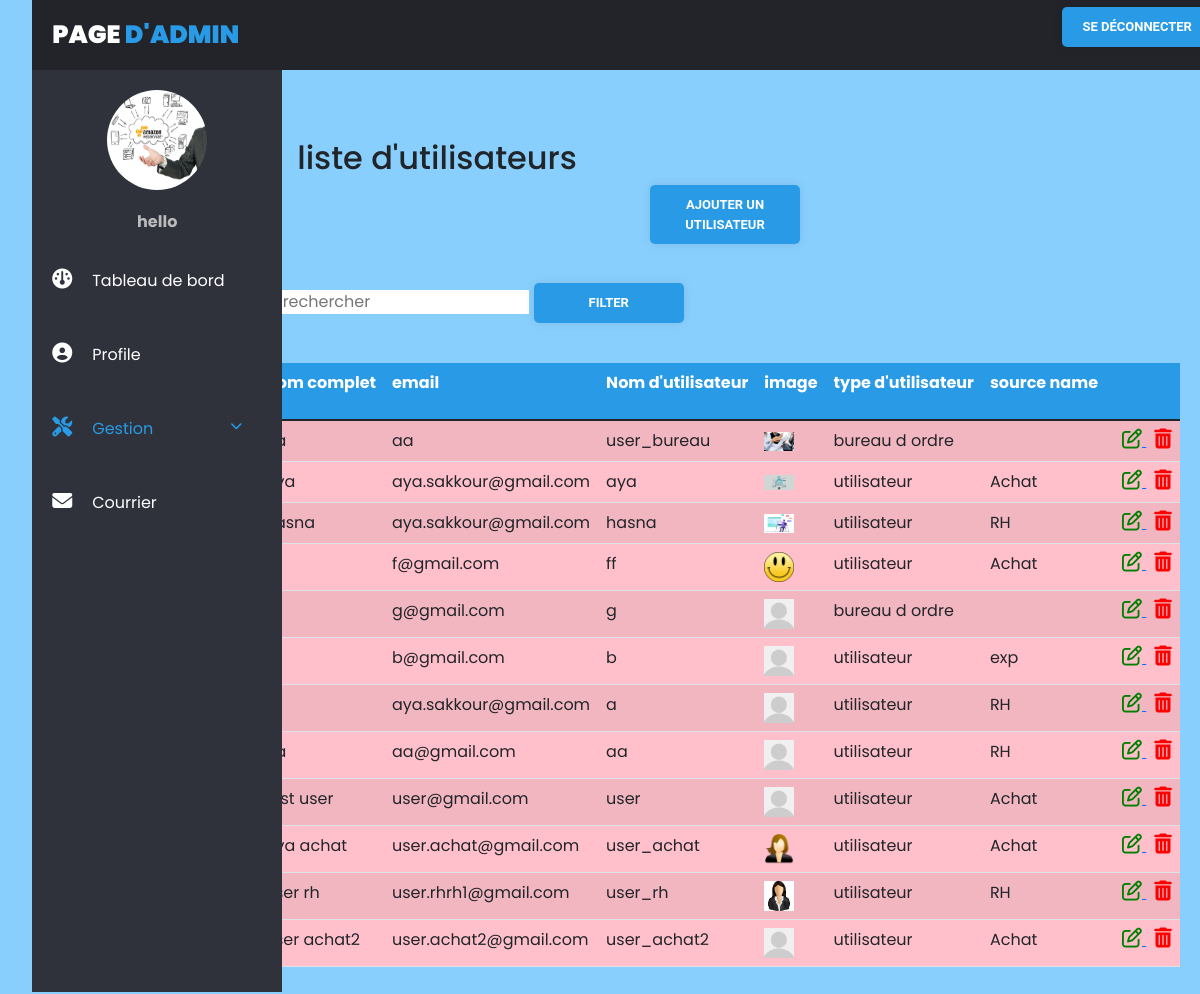
/app_web_final/view_user.php (signed in), run on the app's committed database.
### tables this page shows
CREATE TABLE `user_form` (
  `id` int(11) NOT NULL,
  `name` varchar(255) NOT NULL,
  `email` varchar(255) NOT NULL,
  `utilname` varchar(255) NOT NULL,
  `password` varchar(255) NOT NULL,
  `image` varchar(255) NOT NULL,
  `direction` varchar(255) NOT NULL,
  `utiltype` varchar(50) NOT NULL DEFAULT 'Utilisateur'
);

CREATE TABLE `direction` (
  `direc_id` int(11) NOT NULL,
  `direc_name` varchar(70) NOT NULL,
  `detail` text NOT NULL,
  `util_id` int(11) NOT NULL DEFAULT 1
);

### app_web_final/view_user.php (the view, shortened to what this page needs)
<?php
$user_id = $_SESSION['user_id'];
$name = $_SESSION['name'];
?>
<?php
include 'connect.php';
if(isset($_POST['search']))
{
    $valueToSearch = $_POST['valueToSearch'];
    $query = "SELECT * FROM `user_form` WHERE utiltype !='admin' and (  CONCAT(`id`, `name`, `email`, `utilname`,`utiltype`,`direction`)
    LIKE '%".$valueToSearch."%' OR direction IN ( SELECT direc_id FROM `direction` WHERE direc_name LIKE '%".$valueToSearch."%'  ) )  ";
    $search_result = filterTable($query);
}
 else {
    $query = "SELECT * FROM `user_form` where utiltype !='admin'";
    $search_result = filterTable($query);
}
function filterTable($query)
{
    $connect = mysqli_connect("localhost", "root", "", "gest_cour");
    $filter_Result = mysqli_query($connect, $query);
    return $filter_Result;
}
?>
<!DOCTYPE html>
<html lang="en">
<head>
    <link rel="stylesheet" href="css/style2.css">
    <link rel="stylesheet" href="https://cdnjs.cloudflare.com/ajax/libs/font-awesome/5.15.3/css/all.min.css"/>
    <link href="https://cdn.jsdelivr.net/npm/bootstrap@5.1.3/dist/css/bootstrap.min.css" rel="stylesheet">
  <link rel="stylesheet" href="https://stackpath.bootstrapcdn.com/font-awesome/4.7.0/css/font-awesome.min.css">
  <link rel="stylesheet" href="style.css" >
</head>
<body>
        <div class="wrapper">
            <div class="header">
                <div class="header-menu">
                    <div class="title">Page <span>d'admin</span></div>
                    <ul>
                    <a href="home_admin.php?logout=<?php echo $user_id; ?>" class="btn1">Se déconnecter</a>
                    </ul>
                </div>
            </div>
            <div class="sidebar">
                <div class="sidebar-menu">
                    <center class="profile">
                    <?php
      $select = mysqli_query($conn, "SELECT * FROM `user_form` WHERE id = '$user_id'") or die('query failed');
      if(mysqli_num_rows($select) > 0){
         $fetch = mysqli_fetch_assoc($select);
      }
      if($fetch['image'] == ''){
         echo '<img src="images/default-avatar.png">';
      }else{
         echo '<img src="uploaded_img/'.$fetch['image'].'">';
      }
   ?>
                        <p><?php echo $name; ?></p>
                    </center>
  <li class="item">
                        <a href="home_admin.php" class="menu-btn">
                        <i  class="fas fa-gauge"></i><span>Tableau de bord</span>
                        </a>
                    </li>
                    <li class="item" id="profile">
                        <a href="home_profil_admin.php" class="menu-btn">
                            <i class="fas fa-user-circle"></i><span>Profile </span>
                        </a>
                    </li>
                    <li class="item" id="messages">
                        <a href="#messages" class="menu-btn">
                        <i style="color:#289ae6" class="fas fa-screwdriver-wrench"></i><span style="color:#289ae6">Gestion <i class="fas fa-chevron-down drop-down"></i></span>
                        </a>
                    </li>
                    <li class="item" id="profile">
                        <a href="consulter_admin.php" class="menu-btn">
                        <i class="fas fa-envelope"></i><span>Courrier </span>
                        </a>
                    </li>
                </div>
            </div>
            <div class="main-container">
<br>
<h2>liste d'utilisateurs</h2>
<center>
<a href="gestion_utilisateur.php">
  <button class="btn1" type="">
    Ajouter un utilisateur
  </button>
</a>
    </center>
</div>
<div >
    <div class="row pt-4">
    <table><td><pre>                       </pre></td>
    <td>
    <form action="view_user.php" method="post">
            <input type="text" name="valueToSearch" placeholder="valeur à rechercher">
            <input type="submit" name="search" value="Filter" class="btn1"><br><br>
    <table class="table table-striped mt-3">
      <thead class="cl2">
        <tr>
          <th><p class="cl">id</p></th>
          <th><p class="cl">Nom complet</p></th>
          <th><p class="cl">email</p></th>
          <th><p class="cl">Nom d'utilisateur</p></th>
          <th><p class="cl">image</p></th>
          <th><p class="cl">type d'utilisateur</p></th>
          <th><p class="cl">source name</p><th>
        </tr>
      </thead>
      <tbody class="cl3">
      <?php while($row = mysqli_fetch_array($search_result)):?>
        <tr>
          <th scope="row"><?php echo $row['id']; ?></th>
          <td><?php echo $row['name'] ; ?></td>
          <td><?php echo $row['email']; ?></td>
          <td><?php echo $row['utilname']; ?></td>
          <td><?php
if(empty($row['image'])){
  echo '<img width="30px" src="images/default-avatar.png">';
}else{
echo '<img width="30px" src="uploaded_img/'.$row['image'].'">';
}
?> </td>
          <td>
          <?php
           echo $row['utiltype'];  ?> </td>
         <?php
$x=$row['direction'];
  $ReadSql2 = "SELECT direc_name FROM `direction` where direc_id = $x";
  $res2 = mysqli_query($con1, $ReadSql2);
  $r2 = mysqli_fetch_assoc($res2);
?>
        <td><?php
        if($r2['direc_name'] != "Bureau d'ordre"){
        echo $r2['direc_name'] ;}
        ?></td>
          <td>
            <a href="update_user.php?id=<?php echo $row['id']; ?>" class="m-2">
              <i class="fa fa-edit fa-2x"></i>
            </a>
            <i class="fa-solid fa-trash-can"
             data-bs-toggle="modal"
             data-bs-target="#exampleModal<?php echo $row['id']; ?>">
             </i>
          </td>
        </tr>
        <?php endwhile;?>
      </tbody>
    </table>
    </form>
        </td>
        </table>
  </div>
        </div>
</body>
</html>

### app_web_final/css/style2.css (style rules this page uses)
:root { --blue:#3498db; --dark-blue:#2980b9; --red:#e74c3c; --dark-red:#c0392b; --black:#333; --white:#fff; --light-bg:#eee; --box-shadow:0 5px 10px rgba(0,0,0,.1); }
* { font-family: 'Poppins', sans-serif; margin:0; padding:0; box-sizing: border-box; outline: none; border: none; text-decoration: none; }
* { margin: 0; padding: 0; list-style: none; text-decoration: none; box-sizing: border-box; font-family: "Roboto", sans-serif; }
body { background: #fff; }
.wrapper .header { z-index: 1; background: #22242A; position: fixed; width: calc(100% - 0%); height: 70px; display: flex; top: 0; }
.wrapper .header .header-menu { width: calc(100% - 0%); height: 100%; display: flex; justify-content: space-between; align-items: center; padding: 0 20px; }
.wrapper .header .header-menu .title { color: #fff; font-size: 25px; text-transform: uppercase; font-weight: 900; }
.wrapper .header .header-menu .title span { color: #289ae6; }
.wrapper .header .header-menu ul { display: flex; }
.wrapper .sidebar { z-index: 1; background: #2F323A; position: fixed; top: 70px; width: 250px; height: calc(100% - 9%); transition: 0.3s; transition-property: width; overflow-y: auto; }
.wrapper .sidebar .sidebar-menu { overflow: hidden; }
.wrapper .sidebar .sidebar-menu .profile img { margin: 20px 0; width: 100px; height: 100px; border-radius: 50%; }
.wrapper .sidebar .sidebar-menu .profile p { color: #bbb; font-weight: 700; margin-bottom: 10px; }
.wrapper .sidebar .sidebar-menu .item { width: 250px; overflow: hidden; }
.wrapper .sidebar .sidebar-menu .item .menu-btn { display: block; color: #fff; position: relative; padding: 25px 20px; transition: 0.3s; transition-property: color; }
.wrapper .sidebar .sidebar-menu .item .menu-btn i { margin-right: 20px; }
.wrapper .sidebar .sidebar-menu .item .menu-btn .drop-down { float: right; font-size: 12px; margin-top: 3px; }
.wrapper .main-container { width: (100% - 250px); margin-top: 70px; margin-left: 250px; padding: 15px; }
.btn1 { font-family: "Roboto", sans-serif; font-size: 13px; font-weight: bold; background: #289ae6; width: 150px; padding: 10px; text-align: center; text-decoration: none; text-transform: uppercase; color: #fff; border-radius: 5px; cursor: pointer; box-shadow: 0 0 10px rgba(0, 0, 0, 0.1); -webkit-transition-duration: 0.3s; transition-duration: 0.3s; -webkit-transition-property: box-shadow, transform; transition-property: box-shadow, transform; }
.fa-solid { font-size: 40px; color: #289ae6; }

### app_web_final/css/style.css (style rules this page uses)
* { margin: 0; padding: 0; box-sizing: border-box; font-family: "Poppins" , sans-serif; }
body { min-height: 100vh; display: flex; align-items: center; justify-content: center; background: #89cffe; padding: 30px; }

### app_web_final/view_user.php (style rules this page uses)
.fa-solid { color : red; font-size: 20px; }
.fa { color : green; font-size: 20px; }
.fas { font-size: 20px; }
li a { text-decoration: none; }
.cl { color:#fff; }
.cl2 { background: #289ae6; }
.cl3 { background: pink; }

### data on the page
user_form: image (picture)
user_form: email "aa", utilname "user_bureau", image (picture), utiltype "bureau d ordre"
user_form: email "aya.sakkour@gmail.com", utilname "aya", image (picture), utiltype "utilisateur", direction.direc_name "Achat"
user_form: name "hasna", email "aya.sakkour@gmail.com", utilname "hasna", image (picture), utiltype "utilisateur", direction.direc_name "RH"
user_form: email "f@gmail.com", utilname "ff", image (picture), utiltype "utilisateur", direction.direc_name "Achat"
user_form: email "g@gmail.com", utilname "g", utiltype "bureau d ordre"
user_form: email "b@gmail.com", utilname "b", utiltype "utilisateur", direction.direc_name "exp"
user_form: email "aya.sakkour@gmail.com", utilname "a", utiltype "utilisateur", direction.direc_name "RH"
user_form: email "aa@gmail.com", utilname "aa", utiltype "utilisateur", direction.direc_name "RH"
user_form: name "test user", email "user@gmail.com", utilname "user", utiltype "utilisateur", direction.direc_name "Achat"
user_form: name "aya achat", email "user.achat@gmail.com", utilname "user_achat", image (picture), utiltype "utilisateur", direction.direc_name "Achat"
user_form: name "user rh", email "user.rhrh1@gmail.com", utilname "user_rh", image (picture), utiltype "utilisateur", direction.direc_name "RH"
user_form: name "user achat2", email "user.achat2@gmail.com", utilname "user_achat2", utiltype "utilisateur", direction.direc_name "Achat"

### other printed values
$name "hello"
